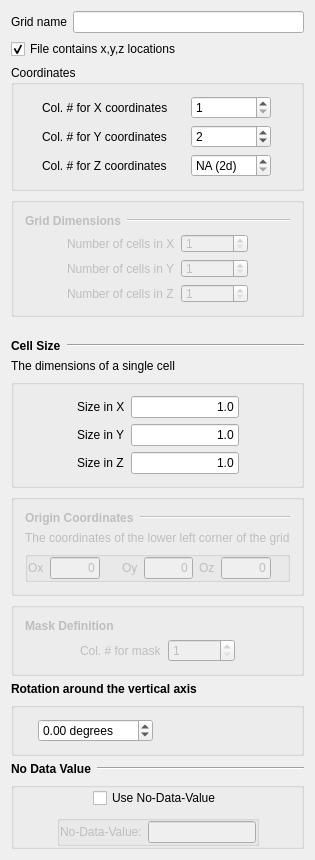
<?xml version="1.0" encoding="UTF-8"?>
<ui version="4.0">
 <class>GslibMaskedImport</class>
 <widget class="QWidget" name="GslibMaskedImport">
  <property name="geometry">
   <rect>
    <x>0</x>
    <y>0</y>
    <width>305</width>
    <height>792</height>
   </rect>
  </property>
  <property name="windowTitle">
   <string>Grid Characteristics</string>
  </property>
  <layout class="QVBoxLayout" name="verticalLayout_2">
   <item>
    <layout class="QHBoxLayout">
     <property name="spacing">
      <number>6</number>
     </property>
     <property name="margin">
      <number>0</number>
     </property>
     <item>
      <widget class="QLabel" name="TextLabel4_4">
       <property name="sizePolicy">
        <sizepolicy hsizetype="Fixed" vsizetype="Preferred">
         <horstretch>0</horstretch>
         <verstretch>0</verstretch>
        </sizepolicy>
       </property>
       <property name="text">
        <string>Grid name</string>
       </property>
       <property name="wordWrap">
        <bool>false</bool>
       </property>
      </widget>
     </item>
     <item>
      <widget class="QLineEdit" name="name_">
       <property name="toolTip">
        <string>name of new grid</string>
       </property>
      </widget>
     </item>
    </layout>
   </item>
   <item>
    <widget class="QCheckBox" name="is_xyz_locations_">
     <property name="text">
      <string>File contains x,y,z locations</string>
     </property>
     <property name="checked">
      <bool>true</bool>
     </property>
    </widget>
   </item>
   <item>
    <widget class="QGroupBox" name="xyz_column">
     <property name="enabled">
      <bool>true</bool>
     </property>
     <property name="title">
      <string>Coordinates</string>
     </property>
     <layout class="QGridLayout" name="gridLayout_3">
      <item row="0" column="0">
       <widget class="QLabel" name="TextLabel4">
        <property name="sizePolicy">
         <sizepolicy hsizetype="Fixed" vsizetype="Preferred">
          <horstretch>0</horstretch>
          <verstretch>0</verstretch>
         </sizepolicy>
        </property>
        <property name="text">
         <string>Col. # for X coordinates</string>
        </property>
        <property name="wordWrap">
         <bool>false</bool>
        </property>
       </widget>
      </item>
      <item row="0" column="1">
       <widget class="QSpinBox" name="X_col_">
        <property name="sizePolicy">
         <sizepolicy hsizetype="Maximum" vsizetype="Fixed">
          <horstretch>0</horstretch>
          <verstretch>0</verstretch>
         </sizepolicy>
        </property>
        <property name="maximumSize">
         <size>
          <width>80</width>
          <height>32767</height>
         </size>
        </property>
        <property name="minimum">
         <number>1</number>
        </property>
        <property name="maximum">
         <number>100000000</number>
        </property>
       </widget>
      </item>
      <item row="1" column="0">
       <widget class="QLabel" name="TextLabel4_2">
        <property name="sizePolicy">
         <sizepolicy hsizetype="Fixed" vsizetype="Preferred">
          <horstretch>0</horstretch>
          <verstretch>0</verstretch>
         </sizepolicy>
        </property>
        <property name="text">
         <string>Col. # for Y coordinates</string>
        </property>
        <property name="wordWrap">
         <bool>false</bool>
        </property>
       </widget>
      </item>
      <item row="1" column="1">
       <widget class="QSpinBox" name="Y_col_">
        <property name="sizePolicy">
         <sizepolicy hsizetype="Maximum" vsizetype="Fixed">
          <horstretch>0</horstretch>
          <verstretch>0</verstretch>
         </sizepolicy>
        </property>
        <property name="maximumSize">
         <size>
          <width>80</width>
          <height>32767</height>
         </size>
        </property>
        <property name="minimum">
         <number>1</number>
        </property>
        <property name="maximum">
         <number>1000000000</number>
        </property>
        <property name="value">
         <number>2</number>
        </property>
       </widget>
      </item>
      <item row="2" column="0">
       <widget class="QLabel" name="TextLabel4_3">
        <property name="sizePolicy">
         <sizepolicy hsizetype="Fixed" vsizetype="Preferred">
          <horstretch>0</horstretch>
          <verstretch>0</verstretch>
         </sizepolicy>
        </property>
        <property name="text">
         <string>Col. # for Z coordinates</string>
        </property>
        <property name="wordWrap">
         <bool>false</bool>
        </property>
       </widget>
      </item>
      <item row="2" column="1">
       <widget class="QSpinBox" name="Z_col_">
        <property name="sizePolicy">
         <sizepolicy hsizetype="Maximum" vsizetype="Fixed">
          <horstretch>0</horstretch>
          <verstretch>0</verstretch>
         </sizepolicy>
        </property>
        <property name="maximumSize">
         <size>
          <width>80</width>
          <height>32767</height>
         </size>
        </property>
        <property name="specialValueText">
         <string>NA (2d)</string>
        </property>
        <property name="minimum">
         <number>0</number>
        </property>
        <property name="maximum">
         <number>1000000000</number>
        </property>
        <property name="value">
         <number>0</number>
        </property>
       </widget>
      </item>
     </layout>
    </widget>
   </item>
   <item>
    <widget class="QGroupBox" name="nxyz_groupBox">
     <property name="enabled">
      <bool>false</bool>
     </property>
     <property name="maximumSize">
      <size>
       <width>32767</width>
       <height>120</height>
      </size>
     </property>
     <property name="title">
      <string/>
     </property>
     <layout class="QGridLayout" name="gridLayout_2">
      <item row="0" column="0">
       <widget class="QLabel" name="TextLabel1">
        <property name="sizePolicy">
         <sizepolicy hsizetype="Fixed" vsizetype="Fixed">
          <horstretch>0</horstretch>
          <verstretch>0</verstretch>
         </sizepolicy>
        </property>
        <property name="font">
         <font>
          <weight>75</weight>
          <bold>true</bold>
         </font>
        </property>
        <property name="text">
         <string>Grid Dimensions</string>
        </property>
        <property name="wordWrap">
         <bool>false</bool>
        </property>
       </widget>
      </item>
      <item row="0" column="1">
       <widget class="Line" name="Line1_2_3">
        <property name="sizePolicy">
         <sizepolicy hsizetype="Minimum" vsizetype="Fixed">
          <horstretch>0</horstretch>
          <verstretch>0</verstretch>
         </sizepolicy>
        </property>
        <property name="frameShape">
         <enum>QFrame::HLine</enum>
        </property>
        <property name="frameShadow">
         <enum>QFrame::Sunken</enum>
        </property>
       </widget>
      </item>
      <item row="1" column="0" colspan="2">
       <layout class="QHBoxLayout" name="horizontalLayout">
        <item>
         <spacer name="Spacer9">
          <property name="orientation">
           <enum>Qt::Horizontal</enum>
          </property>
          <property name="sizeType">
           <enum>QSizePolicy::Expanding</enum>
          </property>
          <property name="sizeHint" stdset="0">
           <size>
            <width>20</width>
            <height>20</height>
           </size>
          </property>
         </spacer>
        </item>
        <item>
         <layout class="QGridLayout" name="_4">
          <property name="margin">
           <number>0</number>
          </property>
          <property name="spacing">
           <number>6</number>
          </property>
          <item row="0" column="0">
           <widget class="QLabel" name="TextLabel4_6">
            <property name="sizePolicy">
             <sizepolicy hsizetype="Fixed" vsizetype="Preferred">
              <horstretch>0</horstretch>
              <verstretch>0</verstretch>
             </sizepolicy>
            </property>
            <property name="text">
             <string>Number of cells in X</string>
            </property>
            <property name="wordWrap">
             <bool>false</bool>
            </property>
           </widget>
          </item>
          <item row="1" column="1">
           <widget class="QSpinBox" name="ny_">
            <property name="sizePolicy">
             <sizepolicy hsizetype="Maximum" vsizetype="Fixed">
              <horstretch>0</horstretch>
              <verstretch>0</verstretch>
             </sizepolicy>
            </property>
            <property name="maximumSize">
             <size>
              <width>80</width>
              <height>32767</height>
             </size>
            </property>
            <property name="minimum">
             <number>1</number>
            </property>
            <property name="maximum">
             <number>1000000000</number>
            </property>
           </widget>
          </item>
          <item row="2" column="1">
           <widget class="QSpinBox" name="nz_">
            <property name="sizePolicy">
             <sizepolicy hsizetype="Maximum" vsizetype="Fixed">
              <horstretch>0</horstretch>
              <verstretch>0</verstretch>
             </sizepolicy>
            </property>
            <property name="maximumSize">
             <size>
              <width>80</width>
              <height>32767</height>
             </size>
            </property>
            <property name="minimum">
             <number>1</number>
            </property>
            <property name="maximum">
             <number>1000000000</number>
            </property>
           </widget>
          </item>
          <item row="1" column="0">
           <widget class="QLabel" name="TextLabel4_7">
            <property name="sizePolicy">
             <sizepolicy hsizetype="Fixed" vsizetype="Preferred">
              <horstretch>0</horstretch>
              <verstretch>0</verstretch>
             </sizepolicy>
            </property>
            <property name="text">
             <string>Number of cells in Y</string>
            </property>
            <property name="wordWrap">
             <bool>false</bool>
            </property>
           </widget>
          </item>
          <item row="0" column="1">
           <widget class="QSpinBox" name="nx_">
            <property name="sizePolicy">
             <sizepolicy hsizetype="Maximum" vsizetype="Fixed">
              <horstretch>0</horstretch>
              <verstretch>0</verstretch>
             </sizepolicy>
            </property>
            <property name="maximumSize">
             <size>
              <width>80</width>
              <height>32767</height>
             </size>
            </property>
            <property name="minimum">
             <number>1</number>
            </property>
            <property name="maximum">
             <number>100000000</number>
            </property>
           </widget>
          </item>
          <item row="2" column="0">
           <widget class="QLabel" name="TextLabel4_8">
            <property name="sizePolicy">
             <sizepolicy hsizetype="Fixed" vsizetype="Preferred">
              <horstretch>0</horstretch>
              <verstretch>0</verstretch>
             </sizepolicy>
            </property>
            <property name="text">
             <string>Number of cells in Z</string>
            </property>
            <property name="wordWrap">
             <bool>false</bool>
            </property>
           </widget>
          </item>
         </layout>
        </item>
        <item>
         <spacer name="Spacer8">
          <property name="orientation">
           <enum>Qt::Horizontal</enum>
          </property>
          <property name="sizeType">
           <enum>QSizePolicy::Expanding</enum>
          </property>
          <property name="sizeHint" stdset="0">
           <size>
            <width>20</width>
            <height>20</height>
           </size>
          </property>
         </spacer>
        </item>
       </layout>
      </item>
     </layout>
    </widget>
   </item>
   <item>
    <spacer name="Spacer14_2">
     <property name="orientation">
      <enum>Qt::Vertical</enum>
     </property>
     <property name="sizeType">
      <enum>QSizePolicy::Fixed</enum>
     </property>
     <property name="sizeHint" stdset="0">
      <size>
       <width>20</width>
       <height>16</height>
      </size>
     </property>
    </spacer>
   </item>
   <item>
    <layout class="QHBoxLayout">
     <property name="spacing">
      <number>6</number>
     </property>
     <property name="margin">
      <number>0</number>
     </property>
     <item>
      <widget class="QLabel" name="TextLabel1_2">
       <property name="sizePolicy">
        <sizepolicy hsizetype="Fixed" vsizetype="Fixed">
         <horstretch>0</horstretch>
         <verstretch>0</verstretch>
        </sizepolicy>
       </property>
       <property name="font">
        <font>
         <weight>75</weight>
         <bold>true</bold>
        </font>
       </property>
       <property name="text">
        <string>Cell Size</string>
       </property>
       <property name="wordWrap">
        <bool>false</bool>
       </property>
      </widget>
     </item>
     <item>
      <widget class="Line" name="Line1_2">
       <property name="sizePolicy">
        <sizepolicy hsizetype="Minimum" vsizetype="Fixed">
         <horstretch>0</horstretch>
         <verstretch>0</verstretch>
        </sizepolicy>
       </property>
       <property name="frameShape">
        <enum>QFrame::HLine</enum>
       </property>
       <property name="frameShadow">
        <enum>QFrame::Sunken</enum>
       </property>
      </widget>
     </item>
    </layout>
   </item>
   <item>
    <widget class="QLabel" name="TextLabel2_2">
     <property name="text">
      <string>The dimensions of a single cell</string>
     </property>
     <property name="wordWrap">
      <bool>false</bool>
     </property>
    </widget>
   </item>
   <item>
    <widget class="QGroupBox" name="GroupBox1_2">
     <property name="maximumSize">
      <size>
       <width>32767</width>
       <height>120</height>
      </size>
     </property>
     <property name="title">
      <string/>
     </property>
     <layout class="QHBoxLayout">
      <property name="spacing">
       <number>6</number>
      </property>
      <property name="margin">
       <number>11</number>
      </property>
      <item>
       <spacer name="Spacer9_2">
        <property name="orientation">
         <enum>Qt::Horizontal</enum>
        </property>
        <property name="sizeType">
         <enum>QSizePolicy::Expanding</enum>
        </property>
        <property name="sizeHint" stdset="0">
         <size>
          <width>20</width>
          <height>20</height>
         </size>
        </property>
       </spacer>
      </item>
      <item>
       <layout class="QGridLayout">
        <property name="margin">
         <number>0</number>
        </property>
        <property name="spacing">
         <number>6</number>
        </property>
        <item row="0" column="1">
         <widget class="QLineEdit" name="x_size_">
          <property name="text">
           <string>1.0</string>
          </property>
          <property name="alignment">
           <set>Qt::AlignRight</set>
          </property>
         </widget>
        </item>
        <item row="1" column="1">
         <widget class="QLineEdit" name="y_size_">
          <property name="text">
           <string>1.0</string>
          </property>
          <property name="alignment">
           <set>Qt::AlignRight</set>
          </property>
         </widget>
        </item>
        <item row="2" column="1">
         <widget class="QLineEdit" name="z_size_">
          <property name="text">
           <string>1.0</string>
          </property>
          <property name="alignment">
           <set>Qt::AlignRight</set>
          </property>
         </widget>
        </item>
        <item row="0" column="0">
         <widget class="QLabel" name="TextLabel4_5">
          <property name="sizePolicy">
           <sizepolicy hsizetype="Fixed" vsizetype="Preferred">
            <horstretch>0</horstretch>
            <verstretch>0</verstretch>
           </sizepolicy>
          </property>
          <property name="text">
           <string>Size in X</string>
          </property>
          <property name="wordWrap">
           <bool>false</bool>
          </property>
         </widget>
        </item>
        <item row="1" column="0">
         <widget class="QLabel" name="TextLabel4_2_2">
          <property name="sizePolicy">
           <sizepolicy hsizetype="Fixed" vsizetype="Preferred">
            <horstretch>0</horstretch>
            <verstretch>0</verstretch>
           </sizepolicy>
          </property>
          <property name="text">
           <string>Size in Y</string>
          </property>
          <property name="wordWrap">
           <bool>false</bool>
          </property>
         </widget>
        </item>
        <item row="2" column="0">
         <widget class="QLabel" name="TextLabel4_3_2">
          <property name="sizePolicy">
           <sizepolicy hsizetype="Fixed" vsizetype="Preferred">
            <horstretch>0</horstretch>
            <verstretch>0</verstretch>
           </sizepolicy>
          </property>
          <property name="text">
           <string>Size in Z</string>
          </property>
          <property name="wordWrap">
           <bool>false</bool>
          </property>
         </widget>
        </item>
       </layout>
      </item>
      <item>
       <spacer name="Spacer8_2">
        <property name="orientation">
         <enum>Qt::Horizontal</enum>
        </property>
        <property name="sizeType">
         <enum>QSizePolicy::Expanding</enum>
        </property>
        <property name="sizeHint" stdset="0">
         <size>
          <width>20</width>
          <height>20</height>
         </size>
        </property>
       </spacer>
      </item>
     </layout>
    </widget>
   </item>
   <item>
    <widget class="QGroupBox" name="origin_box">
     <property name="enabled">
      <bool>false</bool>
     </property>
     <property name="font">
      <font>
       <strikeout>false</strikeout>
       <kerning>true</kerning>
      </font>
     </property>
     <property name="title">
      <string/>
     </property>
     <layout class="QGridLayout" name="gridLayout">
      <item row="0" column="0">
       <widget class="QLabel" name="TextLabel1_2_2">
        <property name="sizePolicy">
         <sizepolicy hsizetype="Fixed" vsizetype="Fixed">
          <horstretch>0</horstretch>
          <verstretch>0</verstretch>
         </sizepolicy>
        </property>
        <property name="font">
         <font>
          <weight>75</weight>
          <bold>true</bold>
         </font>
        </property>
        <property name="text">
         <string>Origin Coordinates</string>
        </property>
        <property name="wordWrap">
         <bool>false</bool>
        </property>
       </widget>
      </item>
      <item row="0" column="1">
       <layout class="QHBoxLayout">
        <property name="spacing">
         <number>6</number>
        </property>
        <property name="margin">
         <number>0</number>
        </property>
        <item>
         <widget class="Line" name="Line1_2_2">
          <property name="sizePolicy">
           <sizepolicy hsizetype="Minimum" vsizetype="Fixed">
            <horstretch>0</horstretch>
            <verstretch>0</verstretch>
           </sizepolicy>
          </property>
          <property name="frameShape">
           <enum>QFrame::HLine</enum>
          </property>
          <property name="frameShadow">
           <enum>QFrame::Sunken</enum>
          </property>
         </widget>
        </item>
       </layout>
      </item>
      <item row="1" column="0" colspan="2">
       <widget class="QLabel" name="TextLabel2">
        <property name="text">
         <string>The coordinates of the lower left corner of the grid</string>
        </property>
        <property name="wordWrap">
         <bool>false</bool>
        </property>
       </widget>
      </item>
      <item row="2" column="0" colspan="2">
       <widget class="QGroupBox" name="GroupBox1_2_2">
        <property name="maximumSize">
         <size>
          <width>32767</width>
          <height>120</height>
         </size>
        </property>
        <property name="title">
         <string/>
        </property>
        <layout class="QGridLayout">
         <property name="margin">
          <number>0</number>
         </property>
         <item row="0" column="0">
          <widget class="QLabel" name="TextLabel4_5_2">
           <property name="sizePolicy">
            <sizepolicy hsizetype="Fixed" vsizetype="Preferred">
             <horstretch>0</horstretch>
             <verstretch>0</verstretch>
            </sizepolicy>
           </property>
           <property name="text">
            <string>Ox</string>
           </property>
           <property name="wordWrap">
            <bool>false</bool>
           </property>
          </widget>
         </item>
         <item row="0" column="1">
          <widget class="QLineEdit" name="xmn_">
           <property name="text">
            <string>0</string>
           </property>
           <property name="alignment">
            <set>Qt::AlignRight</set>
           </property>
          </widget>
         </item>
         <item row="0" column="2">
          <spacer name="Spacer10_2">
           <property name="orientation">
            <enum>Qt::Horizontal</enum>
           </property>
           <property name="sizeType">
            <enum>QSizePolicy::Fixed</enum>
           </property>
           <property name="sizeHint" stdset="0">
            <size>
             <width>16</width>
             <height>21</height>
            </size>
           </property>
          </spacer>
         </item>
         <item row="0" column="3">
          <widget class="QLabel" name="TextLabel4_5_2_2">
           <property name="sizePolicy">
            <sizepolicy hsizetype="Fixed" vsizetype="Preferred">
             <horstretch>0</horstretch>
             <verstretch>0</verstretch>
            </sizepolicy>
           </property>
           <property name="text">
            <string>Oy</string>
           </property>
           <property name="wordWrap">
            <bool>false</bool>
           </property>
          </widget>
         </item>
         <item row="0" column="4">
          <widget class="QLineEdit" name="ymn_">
           <property name="text">
            <string>0</string>
           </property>
           <property name="alignment">
            <set>Qt::AlignRight</set>
           </property>
          </widget>
         </item>
         <item row="0" column="5">
          <widget class="QLabel" name="TextLabel4_5_2_2_2">
           <property name="sizePolicy">
            <sizepolicy hsizetype="Fixed" vsizetype="Preferred">
             <horstretch>0</horstretch>
             <verstretch>0</verstretch>
            </sizepolicy>
           </property>
           <property name="text">
            <string>Oz</string>
           </property>
           <property name="wordWrap">
            <bool>false</bool>
           </property>
          </widget>
         </item>
         <item row="0" column="6">
          <widget class="QLineEdit" name="zmn_">
           <property name="text">
            <string>0</string>
           </property>
           <property name="alignment">
            <set>Qt::AlignRight</set>
           </property>
          </widget>
         </item>
         <item row="0" column="7">
          <spacer name="Spacer10_2_2">
           <property name="orientation">
            <enum>Qt::Horizontal</enum>
           </property>
           <property name="sizeType">
            <enum>QSizePolicy::Fixed</enum>
           </property>
           <property name="sizeHint" stdset="0">
            <size>
             <width>16</width>
             <height>20</height>
            </size>
           </property>
          </spacer>
         </item>
        </layout>
       </widget>
      </item>
     </layout>
    </widget>
   </item>
   <item>
    <widget class="QGroupBox" name="mask_def_box">
     <property name="enabled">
      <bool>false</bool>
     </property>
     <property name="title">
      <string/>
     </property>
     <layout class="QVBoxLayout" name="verticalLayout">
      <item>
       <widget class="QLabel" name="TextLabel1_2_2_2_3">
        <property name="sizePolicy">
         <sizepolicy hsizetype="Fixed" vsizetype="Fixed">
          <horstretch>0</horstretch>
          <verstretch>0</verstretch>
         </sizepolicy>
        </property>
        <property name="font">
         <font>
          <weight>75</weight>
          <bold>true</bold>
         </font>
        </property>
        <property name="text">
         <string>Mask Definition</string>
        </property>
        <property name="wordWrap">
         <bool>false</bool>
        </property>
       </widget>
      </item>
      <item>
       <layout class="QHBoxLayout" name="horizontalLayout_2">
        <item>
         <spacer name="horizontalSpacer">
          <property name="orientation">
           <enum>Qt::Horizontal</enum>
          </property>
          <property name="sizeHint" stdset="0">
           <size>
            <width>41</width>
            <height>20</height>
           </size>
          </property>
         </spacer>
        </item>
        <item>
         <widget class="QLabel" name="TextLabel4_9">
          <property name="sizePolicy">
           <sizepolicy hsizetype="Fixed" vsizetype="Preferred">
            <horstretch>0</horstretch>
            <verstretch>0</verstretch>
           </sizepolicy>
          </property>
          <property name="text">
           <string>Col. # for mask</string>
          </property>
          <property name="wordWrap">
           <bool>false</bool>
          </property>
         </widget>
        </item>
        <item>
         <widget class="QSpinBox" name="mask_col_">
          <property name="sizePolicy">
           <sizepolicy hsizetype="Maximum" vsizetype="Fixed">
            <horstretch>0</horstretch>
            <verstretch>0</verstretch>
           </sizepolicy>
          </property>
          <property name="maximumSize">
           <size>
            <width>80</width>
            <height>32767</height>
           </size>
          </property>
          <property name="minimum">
           <number>1</number>
          </property>
          <property name="maximum">
           <number>100000000</number>
          </property>
         </widget>
        </item>
        <item>
         <spacer name="horizontalSpacer_2">
          <property name="orientation">
           <enum>Qt::Horizontal</enum>
          </property>
          <property name="sizeHint" stdset="0">
           <size>
            <width>41</width>
            <height>20</height>
           </size>
          </property>
         </spacer>
        </item>
       </layout>
      </item>
     </layout>
    </widget>
   </item>
   <item>
    <widget class="QLabel" name="TextLabel1_2_3">
     <property name="sizePolicy">
      <sizepolicy hsizetype="Fixed" vsizetype="Fixed">
       <horstretch>0</horstretch>
       <verstretch>0</verstretch>
      </sizepolicy>
     </property>
     <property name="font">
      <font>
       <weight>75</weight>
       <bold>true</bold>
      </font>
     </property>
     <property name="text">
      <string>Rotation around the vertical axis</string>
     </property>
     <property name="wordWrap">
      <bool>false</bool>
     </property>
    </widget>
   </item>
   <item>
    <widget class="QGroupBox" name="groupBox">
     <property name="title">
      <string/>
     </property>
     <layout class="QHBoxLayout" name="horizontalLayout_3">
      <item>
       <spacer name="horizontalSpacer_3">
        <property name="orientation">
         <enum>Qt::Horizontal</enum>
        </property>
        <property name="sizeHint" stdset="0">
         <size>
          <width>44</width>
          <height>20</height>
         </size>
        </property>
       </spacer>
      </item>
      <item>
       <widget class="QDoubleSpinBox" name="rotation_z_angle_">
        <property name="suffix">
         <string> degrees</string>
        </property>
        <property name="minimum">
         <double>-180.000000000000000</double>
        </property>
        <property name="maximum">
         <double>180.000000000000000</double>
        </property>
       </widget>
      </item>
      <item>
       <spacer name="horizontalSpacer_4">
        <property name="orientation">
         <enum>Qt::Horizontal</enum>
        </property>
        <property name="sizeHint" stdset="0">
         <size>
          <width>168</width>
          <height>20</height>
         </size>
        </property>
       </spacer>
      </item>
     </layout>
    </widget>
   </item>
   <item>
    <layout class="QHBoxLayout">
     <property name="spacing">
      <number>6</number>
     </property>
     <property name="margin">
      <number>0</number>
     </property>
     <item>
      <widget class="QLabel" name="TextLabel1_2_2_2_2">
       <property name="sizePolicy">
        <sizepolicy hsizetype="Fixed" vsizetype="Fixed">
         <horstretch>0</horstretch>
         <verstretch>0</verstretch>
        </sizepolicy>
       </property>
       <property name="font">
        <font>
         <weight>75</weight>
         <bold>true</bold>
        </font>
       </property>
       <property name="text">
        <string>No Data Value</string>
       </property>
       <property name="wordWrap">
        <bool>false</bool>
       </property>
      </widget>
     </item>
     <item>
      <widget class="Line" name="Line1_2_2_2_2">
       <property name="sizePolicy">
        <sizepolicy hsizetype="Minimum" vsizetype="Fixed">
         <horstretch>0</horstretch>
         <verstretch>0</verstretch>
        </sizepolicy>
       </property>
       <property name="frameShape">
        <enum>QFrame::HLine</enum>
       </property>
       <property name="frameShadow">
        <enum>QFrame::Sunken</enum>
       </property>
      </widget>
     </item>
    </layout>
   </item>
   <item>
    <widget class="QGroupBox" name="groupBox5">
     <property name="title">
      <string/>
     </property>
     <layout class="QVBoxLayout">
      <property name="margin">
       <number>0</number>
      </property>
      <item>
       <layout class="QHBoxLayout">
        <property name="margin">
         <number>0</number>
        </property>
        <item>
         <spacer name="spacer24">
          <property name="orientation">
           <enum>Qt::Horizontal</enum>
          </property>
          <property name="sizeType">
           <enum>QSizePolicy::Expanding</enum>
          </property>
          <property name="sizeHint" stdset="0">
           <size>
            <width>31</width>
            <height>21</height>
           </size>
          </property>
         </spacer>
        </item>
        <item>
         <widget class="QCheckBox" name="use_no_data_value_">
          <property name="text">
           <string>Use No-Data-Value</string>
          </property>
         </widget>
        </item>
        <item>
         <spacer name="spacer25">
          <property name="orientation">
           <enum>Qt::Horizontal</enum>
          </property>
          <property name="sizeType">
           <enum>QSizePolicy::Expanding</enum>
          </property>
          <property name="sizeHint" stdset="0">
           <size>
            <width>31</width>
            <height>20</height>
           </size>
          </property>
         </spacer>
        </item>
       </layout>
      </item>
      <item>
       <layout class="QHBoxLayout">
        <property name="margin">
         <number>0</number>
        </property>
        <item>
         <spacer name="spacer23">
          <property name="orientation">
           <enum>Qt::Horizontal</enum>
          </property>
          <property name="sizeType">
           <enum>QSizePolicy::Expanding</enum>
          </property>
          <property name="sizeHint" stdset="0">
           <size>
            <width>22</width>
            <height>21</height>
           </size>
          </property>
         </spacer>
        </item>
        <item>
         <widget class="QGroupBox" name="NoDataValueBox">
          <property name="enabled">
           <bool>false</bool>
          </property>
          <property name="title">
           <string/>
          </property>
          <layout class="QHBoxLayout">
           <property name="margin">
            <number>0</number>
           </property>
           <item>
            <widget class="QLabel" name="textLabel1">
             <property name="text">
              <string>No-Data-Value:</string>
             </property>
             <property name="wordWrap">
              <bool>false</bool>
             </property>
            </widget>
           </item>
           <item>
            <widget class="QLineEdit" name="no_data_value_edit_"/>
           </item>
          </layout>
         </widget>
        </item>
        <item>
         <spacer name="spacer22">
          <property name="orientation">
           <enum>Qt::Horizontal</enum>
          </property>
          <property name="sizeType">
           <enum>QSizePolicy::Expanding</enum>
          </property>
          <property name="sizeHint" stdset="0">
           <size>
            <width>22</width>
            <height>21</height>
           </size>
          </property>
         </spacer>
        </item>
       </layout>
      </item>
     </layout>
    </widget>
   </item>
   <item>
    <spacer name="verticalSpacer">
     <property name="orientation">
      <enum>Qt::Vertical</enum>
     </property>
     <property name="sizeHint" stdset="0">
      <size>
       <width>20</width>
       <height>178</height>
      </size>
     </property>
    </spacer>
   </item>
  </layout>
 </widget>
 <layoutdefault spacing="6" margin="11"/>
 <pixmapfunction>qPixmapFromMimeSource</pixmapfunction>
 <tabstops>
  <tabstop>name_</tabstop>
  <tabstop>is_xyz_locations_</tabstop>
  <tabstop>X_col_</tabstop>
  <tabstop>Y_col_</tabstop>
  <tabstop>Z_col_</tabstop>
  <tabstop>nx_</tabstop>
  <tabstop>ny_</tabstop>
  <tabstop>nz_</tabstop>
  <tabstop>x_size_</tabstop>
  <tabstop>y_size_</tabstop>
  <tabstop>z_size_</tabstop>
  <tabstop>xmn_</tabstop>
  <tabstop>ymn_</tabstop>
  <tabstop>zmn_</tabstop>
  <tabstop>mask_col_</tabstop>
  <tabstop>use_no_data_value_</tabstop>
  <tabstop>no_data_value_edit_</tabstop>
 </tabstops>
 <resources/>
 <connections>
  <connection>
   <sender>use_no_data_value_</sender>
   <signal>toggled(bool)</signal>
   <receiver>NoDataValueBox</receiver>
   <slot>setEnabled(bool)</slot>
   <hints>
    <hint type="sourcelabel">
     <x>20</x>
     <y>20</y>
    </hint>
    <hint type="destinationlabel">
     <x>20</x>
     <y>20</y>
    </hint>
   </hints>
  </connection>
  <connection>
   <sender>is_xyz_locations_</sender>
   <signal>toggled(bool)</signal>
   <receiver>nxyz_groupBox</receiver>
   <slot>setDisabled(bool)</slot>
   <hints>
    <hint type="sourcelabel">
     <x>160</x>
     <y>48</y>
    </hint>
    <hint type="destinationlabel">
     <x>137</x>
     <y>437</y>
    </hint>
   </hints>
  </connection>
  <connection>
   <sender>is_xyz_locations_</sender>
   <signal>toggled(bool)</signal>
   <receiver>origin_box</receiver>
   <slot>setDisabled(bool)</slot>
   <hints>
    <hint type="sourcelabel">
     <x>160</x>
     <y>48</y>
    </hint>
    <hint type="destinationlabel">
     <x>152</x>
     <y>541</y>
    </hint>
   </hints>
  </connection>
  <connection>
   <sender>is_xyz_locations_</sender>
   <signal>toggled(bool)</signal>
   <receiver>xyz_column</receiver>
   <slot>setEnabled(bool)</slot>
   <hints>
    <hint type="sourcelabel">
     <x>160</x>
     <y>48</y>
    </hint>
    <hint type="destinationlabel">
     <x>119</x>
     <y>119</y>
    </hint>
   </hints>
  </connection>
  <connection>
   <sender>is_xyz_locations_</sender>
   <signal>toggled(bool)</signal>
   <receiver>mask_def_box</receiver>
   <slot>setDisabled(bool)</slot>
   <hints>
    <hint type="sourcelabel">
     <x>86</x>
     <y>45</y>
    </hint>
    <hint type="destinationlabel">
     <x>146</x>
     <y>608</y>
    </hint>
   </hints>
  </connection>
 </connections>
</ui>
